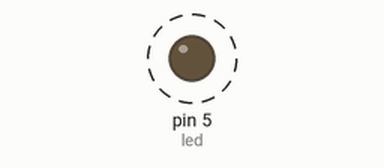
The sketch below on a simulated Arduino Uno, built with avr-gcc and run on an emulated ATmega328P. Parts: output pins drawn as LEDs (lit = HIGH). Dashed ring = blinking.

Above: at 0.2 s.
Timing chart, 0 to 3.0 s (numbered marks = the images above):
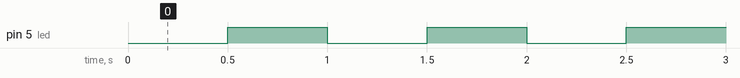

The sketch:

User_Program1_2.ino
```cpp
/*Software 1073 Arduino BoeBots
User Program
Method stubs are pre-made. add your own code to complete the challenge!

Program Task: Blink an LED on pin 5
Feel free to view the example program within the same folder if you need help!
*/
int led = 5;

void setup(){
  pinMode(led, OUTPUT);
}

boolean on = false;
int count = 0;

/*

void loop()
{
  if (count == 20000)
  {
    if (on == true)
    {
      digitalWrite(led, LOW);
      on = false;
    }
    else
    {
      digitalWrite(led, HIGH);
      on = true;
    }
    count = 0;
  }
  count = count + 1;
}
*/

void loop()
{
  digitalWrite(led, LOW);
  delay(500);
  digitalWrite(led, HIGH);
  delay(500);
}
```

Measured:
- by itself, pin 5 (led): alternates HIGH for 0.50 s and LOW for 0.50 s
